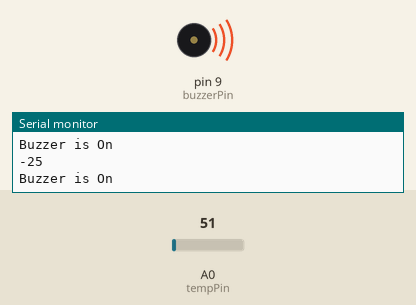
Simulated run of this sketch. Board: Arduino Uno, built with avr-gcc and run on an emulated ATmega328P. On the bench: buzzer (waves = sounding, pin HIGH), the last lines printed to the serial monitor. The test bench sets the inputs (shaded band); at power-on: A0 (tempPin) = 51.

Above: at 1.2 s.
1.3 s: A0 (tempPin) set to 114
2.8 s: A0 (tempPin) set to 134
At 3.3 s:
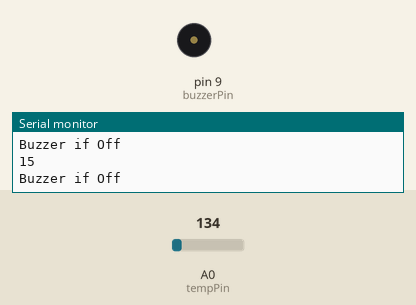
4.3 s: A0 (tempPin) set to 71
At 5.5 s:
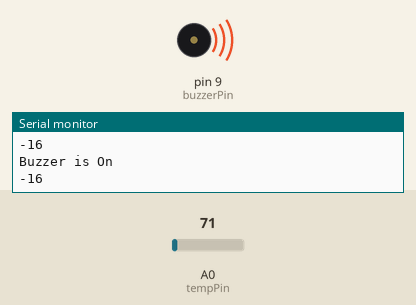
5.8 s: A0 (tempPin) set to 163
At 6.9 s:
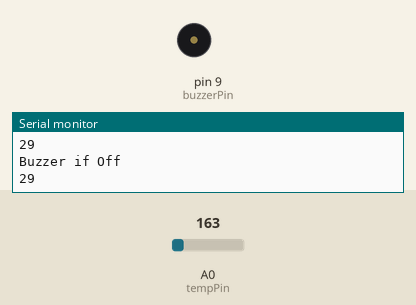
Timing chart, 0 to 8.3 s (numbered marks = the images above; inputs shaded):
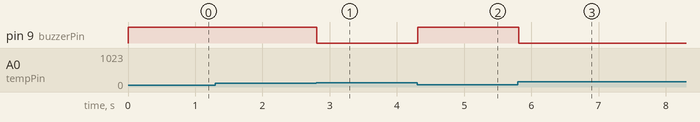

Measured:
- the behaviour switches between 122 and 123 on A0 (tempPin) (found by bisection; images 0 and 1)
- after the input at 2.8 s, pin 9 (buzzerPin): HIGH → LOW at once
- after the input at 4.3 s, pin 9 (buzzerPin): LOW → HIGH at once
- after the input at 5.8 s, pin 9 (buzzerPin): HIGH → LOW at once

The sketch:

buzzer_temperature_sensor.ino
```cpp
int tempPin = A0;
int buzzerPin = 9;
void setup()
{
 Serial.begin(9600);
 pinMode(buzzerPin , OUTPUT);
}

void loop()
{
  int temp = temperature();
  Serial.println(temp);

  if(temp > 100 || temp < 10){
    digitalWrite(buzzerPin,HIGH);
    Serial.println("Buzzer is On");
  }
  else{
    digitalWrite(buzzerPin,LOW);
    Serial.println("Buzzer if Off");
  }
}

int temperature(){
  int t = analogRead(tempPin);
  return map(t,20,358,-40,125);
}
```
